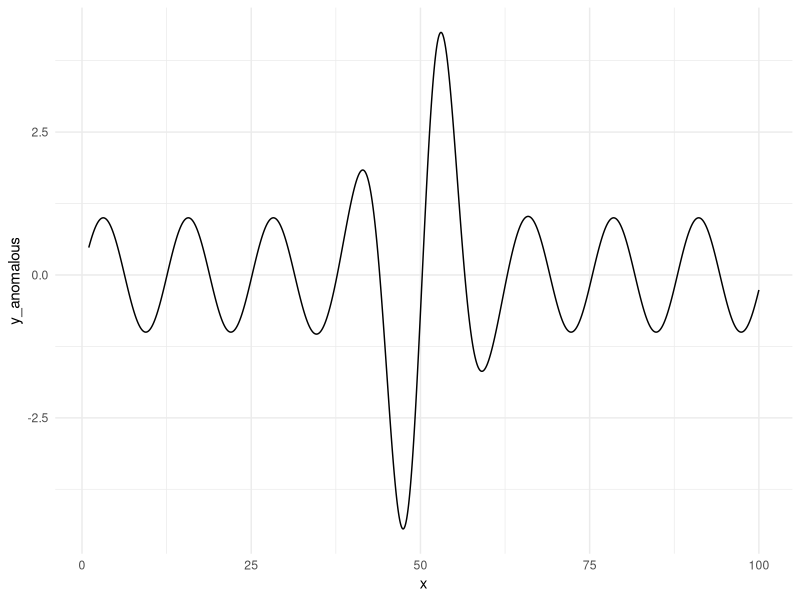

The R script that drew this image:
# beep boop

library(tidyverse)
library(patchwork)

# Set seed.

set.seed(0112358)

# Set up a pattern, then introduce anomalies.

n = 100

dat = 
  tibble(x = seq(1, 100, by = 0.01)) %>% #,
  # y = rnorm(n, 50, 1),
  # z = c(rep(1, 45), runif(10, 0.50, 1.50), rep(1, 45)),
  # y_anomalous = y + y * z,
  # anomaly = c(rep("Typical", 45), rep("Anomalous", 10), rep("Typical", 45)))
  mutate(y = sin(x),
         y_anomalous = sin(x / 2) * (1 + 25 * dnorm(x / 2, 25, 2.5)))

# Plot.

vis = 
  dat %>% 
  ggplot() +
  geom_line(aes(x = x,
                y = y_anomalous)) +
  theme_minimal()
